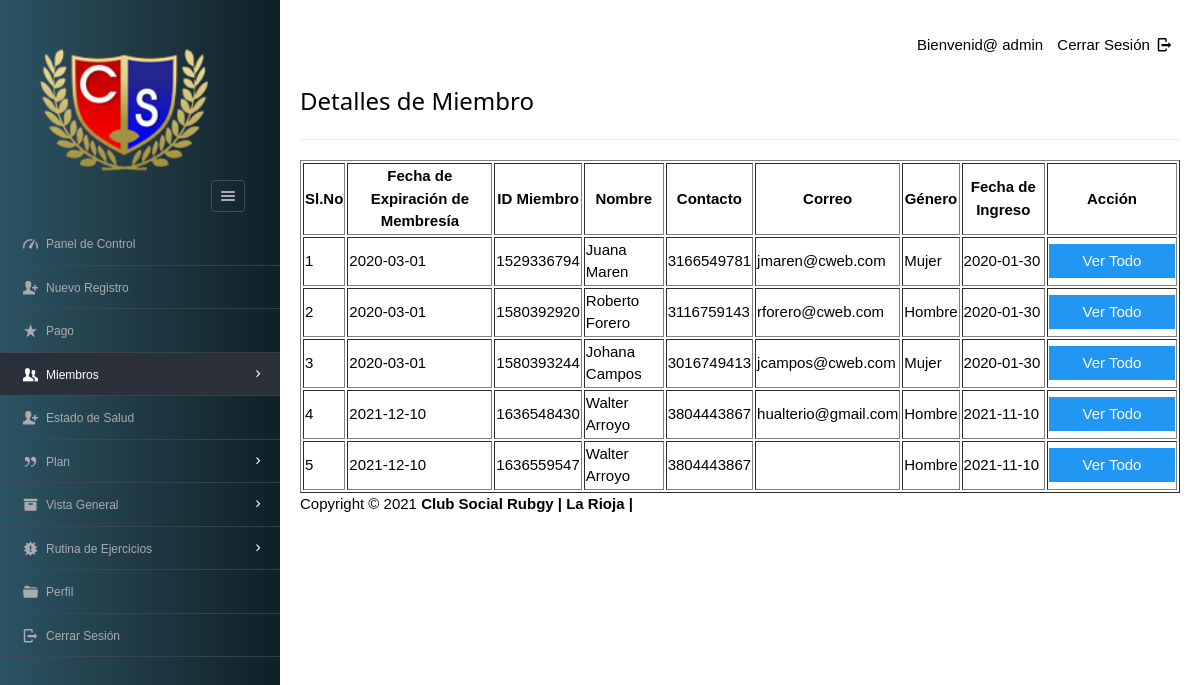
/dashboard/admin/table_view.php (signed in), run on the app's committed database.
### tables this page shows
CREATE TABLE IF NOT EXISTS `enrolls_to` (
  `et_id` int(5) NOT NULL AUTO_INCREMENT,
  `pid` varchar(8) NOT NULL,
  `uid` varchar(20) NOT NULL,
  `paid_date` varchar(15) DEFAULT NULL,
  `expire` varchar(15) DEFAULT NULL,
  `renewal` varchar(15) DEFAULT NULL,
  PRIMARY KEY (`et_id`) USING BTREE,
  KEY `user_ID` (`uid`) USING BTREE,
  KEY `plan_ID_idx` (`pid`) USING BTREE
);

CREATE TABLE IF NOT EXISTS `users` (
  `userid` varchar(20) NOT NULL,
  `username` varchar(40) NOT NULL,
  `gender` varchar(8) NOT NULL,
  `mobile` varchar(20) NOT NULL,
  `email` varchar(20) NOT NULL,
  `dob` varchar(10) NOT NULL,
  `joining_date` varchar(10) NOT NULL,
  PRIMARY KEY (`userid`) USING BTREE,
  UNIQUE KEY `email` (`email`) USING BTREE,
  KEY `userid` (`userid`) USING BTREE
);

### dashboard/admin/table_view.php (the view, shortened to what this page needs)
<?php
require '../../include/db_conn.php';
?>
<!DOCTYPE html>
<html lang="en">
<head>
   <link rel="stylesheet" href="../../css/style.css"  id="style-resource-5">
    <link rel="stylesheet" href="../../css/dashMain.css">
    <link rel="stylesheet" type="text/css" href="../../css/entypo.css">
	<link href="a1style.css" rel="stylesheet" type="text/css">
</head>
    <body class="page-body  page-fade" onload="collapseSidebar()">
    	<div class="page-container sidebar-collapsed" id="navbarcollapse">
		<div class="sidebar-menu">
			<header class="logo-env">
			<div class="logo">
				<a href="index.php">
					<img src="../../images/logo.png" alt="" width="192" height="80" />
				</a>
			</div>
					<div class="sidebar-collapse" onclick="collapseSidebar()">
				<a href="#" class="sidebar-collapse-icon with-animation">
					<i class="entypo-menu"></i>
				</a>
			</div>
			</header>
    		<?php include('nav.php'); ?>
    	</div>
    		<div class="main-content">
				<div class="row">
					<div class="col-md-6 col-sm-8 clearfix">
					</div>
					<div class="col-md-6 col-sm-4 clearfix hidden-xs">
						<ul class="list-inline links-list pull-right">
							<li>Bienvenid@ <?php echo $_SESSION['full_name']; ?>
							</li>
							<li>
								<a href="logout.php">
									Cerrar Sesión <i class="entypo-logout right"></i>
								</a>
							</li>
						</ul>
					</div>
				</div>
		<h3>Detalles de Miembro</h3>
		<hr />
		<table class="table table-bordered datatable" id="table-1" border=1>
			<thead>
				<tr><h2>
					<th>Sl.No</th>
					<th>Fecha de Expiración de Membresía</th>
					<th>ID Miembro</th>
					<th>Nombre</th>
					<th>Contacto</th>
					<th>Correo</th>
					<th>Género</th>
					<th>Fecha de Ingreso</th>
					<th>Acción</th></h2>
				</tr>
			</thead>
				<tbody>
						<?php
							$query  = "select * from users ORDER BY joining_date";
							$result = mysqli_query($con, $query);
							$sno    = 1;
							if (mysqli_affected_rows($con) != 0) {
							    while ($row = mysqli_fetch_array($result, MYSQLI_ASSOC)) {
							        $uid   = $row['userid'];
							        $query1  = "select * from enrolls_to WHERE uid='$uid' AND renewal='yes'";
							        $result1 = mysqli_query($con, $query1);
							        if (mysqli_affected_rows($con) == 1) {
							            while ($row1 = mysqli_fetch_array($result1, MYSQLI_ASSOC)) {
							                echo "<tr><td>".$sno."</td>";
							                echo "<td>" . $row1['expire'] . "</td>";
							                echo "<td>" . $row['userid'] . "</td>";
							                echo "<td>" . $row['username'] . "</td>";
							                echo "<td>" . $row['mobile'] . "</td>";
							                echo "<td>" . $row['email'] . "</td>";
							                echo "<td>" . $row['gender'] . "</td>";
							                echo "<td>" . $row['joining_date'] ."</td>";
							                $sno++;
							                echo "<td><form action='viewall_detail.php' method='post'><input type='hidden' name='name' value='" . $uid . "'/><input type='submit' class='a1-btn a1-blue' id='button1' value='Ver Todo ' class='btn btn-info'/></form></td></tr>";
							            }
							        }
							    }
							}
						?>
					</tbody>
				</table>
			<?php include('footer.php'); ?>
    	</div>
    </body>
</html>

### css/style.css (style rules this page uses)
html { font-size: 62.5%; font-family: sans-serif; }
div { display: block; }
body { font-family: "Noto Sans", sans-serif, "Helvetica Neue", Helvetica, Arial, sans-serif; font-size: 12px; line-height: 1.428571429; display: block; margin: 0; }
*, *:before, *:after { box-sizing: border-box; }
a { text-decoration: none; background: transparent; }
img { vertical-align: middle; }
img { border: 0; }
.logo img { width: 220px; height: 200px; }
input, button, select, textarea { font-family: inherit; font-size: inherit; line-height: inherit; }
button, input { line-height: normal; }
button, input, select, textarea { font-family: inherit; font-size: 100%; margin: 0; }
input { background-color: white; cursor: text; padding: 1px; border-width: 2px; border-style: inset; border-color: initial; border-image: initial; }
input, textarea, select, button { text-rendering: auto; color: initial; letter-spacing: normal; word-spacing: normal; text-transform: none; text-indent: 0px; text-shadow: none; display: inline-block; text-align: start; margin: 0em; font: 400 13.3333px Arial; }
button, html input[type="button"], input[type="reset"], input[type="submit"] { cursor: pointer; }
a { color: #373e4a; text-decoration: none; }
a { background: transparent; }
a { color: #373e4a; }
.page-container { position: relative; padding-left: 280px; }
.page-container .sidebar-menu { position: absolute; width: 280px; top: 0; left: 0; bottom: 0; background: #0F2027; background: -webkit-linear-gradient(to right, #2C5364, #203A43, #0F2027); background: linear-gradient(to right, #2C5364, #203A43, #0F2027); color: #aaabae; z-index: 1; min-height: 796px; box-sizing: border-box; }
.page-container .sidebar-menu .logo-env { width: 100%; padding: 35px; padding-bottom: 10px; box-sizing: border-box; }
.page-container .sidebar-menu .logo-env:before, .page-container .sidebar-menu .logo-env:after { content: " "; display: table; }
.page-container .sidebar-menu .logo-env > div { display: block; vertical-align: middle; white-space: nowrap; float: left; }
.page-container .sidebar-menu .logo-env > div > a { display: inline-block; color: #aaabae; }
.page-container .sidebar-menu .logo-env > div.sidebar-collapse, .page-container .sidebar-menu .logo-env > div.sidebar-mobile-menu { position: relative; float: right; }
.page-container .sidebar-menu .logo-env > div.sidebar-collapse a, .page-container .sidebar-menu .logo-env > div.sidebar-mobile-menu a { display: inline-block; border: 1px solid #454a54; text-align: center; padding: 0; line-height: 1; font-size: 20px; font-weight: 300; padding: 5px 2px; background-clip: padding-box; border-radius: 3px; transition: all 200ms ease-in-out; }
.page-container .sidebar-menu .logo-env .logo img { width: 180px; height: 150px; }
.page-container .sidebar-menu .logo-env:after { clear: both; }
ul, ol { margin-top: 0; margin-bottom: 8.5px; }
ul, menu, dir { display: block; list-style-type: disc; }
li { display: list-item; }
i, cite, em, var, address, dfn { font-style: italic; }

### css/entypo.css (style rules this page uses)
[class^="entypo-"]:before, [class*=" entypo-"]:before { font-family: "entypo"; font-style: normal; font-weight: normal; speak: none; display: inline-block; text-decoration: inherit; width: 1em; margin-right: .2em; text-align: center; font-variant: normal; text-transform: none; line-height: 1em; margin-left: .2em; }
.entypo-menu:before { content: '\e811'; }
.entypo-logout:before { content: '\e85d'; }

### dashboard/admin/table_view.php (style rules this page uses)
#button1 { width:126px; }

### data on the page
enrolls_to: expire "2020-03-01", uid.userid "1529336794", uid.username "Juana Maren", uid.mobile "3166549781", uid.email "jmaren@cweb.com", uid.gender "Mujer", uid.joining_date "2020-01-30"
enrolls_to: expire "2020-03-01", uid.userid "1580392920", uid.username "Roberto Forero", uid.mobile "3116759143", uid.email "rforero@cweb.com", uid.gender "Hombre", uid.joining_date "2020-01-30"
enrolls_to: expire "2020-03-01", uid.userid "1580393244", uid.username "Johana Campos", uid.mobile "3016749413", uid.email "jcampos@cweb.com", uid.gender "Mujer", uid.joining_date "2020-01-30"
enrolls_to: expire "2021-12-10", uid.userid "1636548430", uid.username "Walter Arroyo", uid.mobile "3804443867", uid.email "hualterio@gmail.com", uid.gender "Hombre", uid.joining_date "2021-11-10"
enrolls_to: expire "2021-12-10", uid.userid "1636559547", uid.username "Walter Arroyo", uid.mobile "3804443867", uid.gender "Hombre", uid.joining_date "2021-11-10"

### other printed values
$_SESSION['full_name'] "admin"
